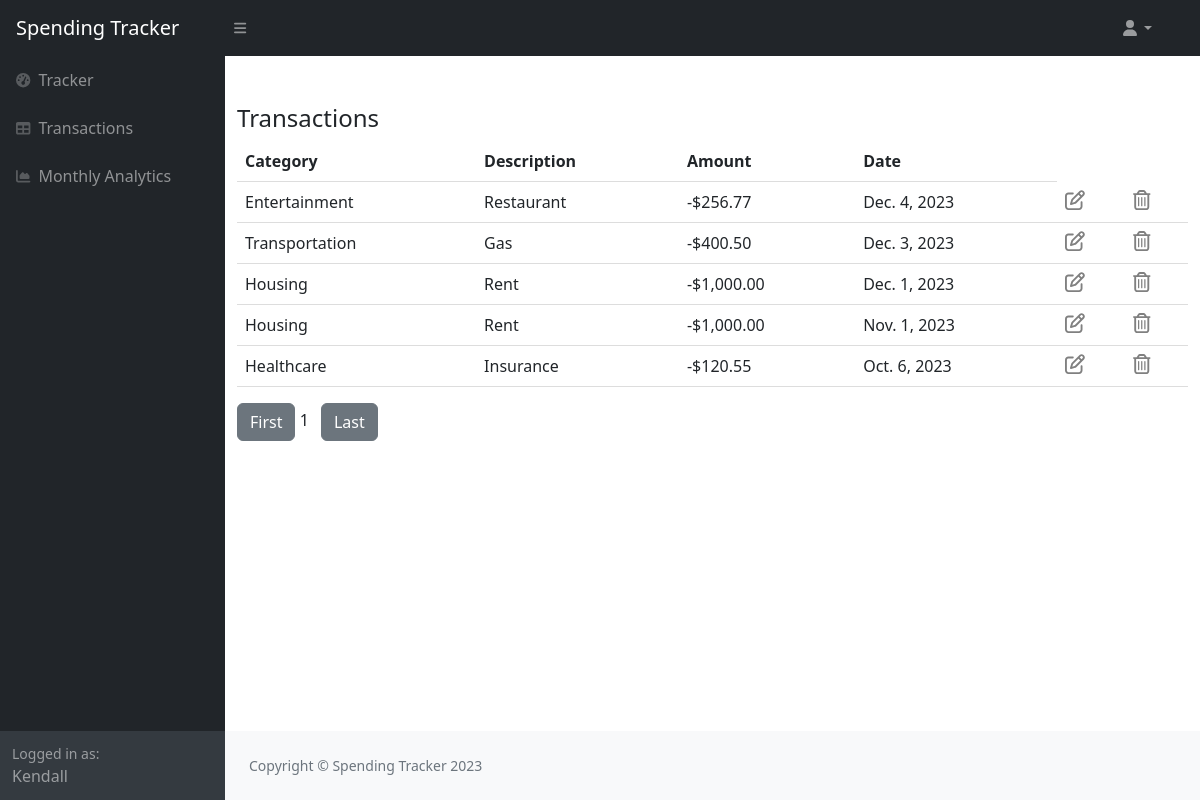
Page /history/ (signed in) on the committed database.
### transactions/models.py (models this page shows, shortened)
class Spending(models.Model):
    customer = models.ForeignKey(User, on_delete=models.CASCADE)
    category = models.ForeignKey(Category, on_delete=models.CASCADE)
    description = models.CharField(max_length=155)
    amount = models.DecimalField(max_digits=6, decimal_places=2)
    date = models.DateField()
    def get_absolute_url(self):
        return reverse("transaction-update", kwargs={"transaction_id": self.id})

class Category(models.Model):
    title = models.CharField(max_length=55)
    def __str__(self):
        return self.title

### transactions/views.py (the view)
# urls.py: path('history/', history_view, name='history'),
@login_required
def history_view(request):
    queryset = Spending.objects.filter(customer=request.user).order_by('-date')
    paginated = Paginator(queryset, 12)      # initializes paginator
    page_number = request.GET.get('page')  # Get the requested page number from the URL(http://127.0.0.1:8000/?page=2)
    page = paginated.get_page(page_number)  # retrieves the specific page to render from the paginated variable
    context = {'page': page}
    return render(request, 'transactions/history.html', context)

### transactions/templates/transactions/history.html (shortened to what this page needs)
{% extends 'transactions/layout.html' %}
{% load static %}
{% load humanize %}
{% block content %}
<div class="container">
    {% if page %}
        <h4 class="pt-5">Transactions</h4>
        <table>
            <th>Category</th>
            <th>Description</th>
            <th>Amount</th>
            <th>Date</th>
            {% for instance in page %}
                  <tr>
                    <td>{{instance.category}}</td>
                    <td> {{instance.description}}</td>
                    <td>-${{instance.amount|intcomma}}</td>
                    <td>{{instance.date}}</td>
                    <td><a href="{{ instance.get_absolute_url }}"><i class='far fa-edit' style='font-size:20px; color:grey'></i>
                        </a></td>
                    <td><a href="{% url 'transaction-delete' instance.id %}"><i class='far fa-trash-alt' style='font-size:20px; color:grey'></i>
                        </a></td>
                  </tr>
            {% endfor %}
        </table>
        <div class="pt-3">
            <a href="?page=1" class="btn btn-secondary">First</a>
            {% for num in page.paginator.page_range %}
                {% if num == page.number %}
                    <span>{{ num }}</span>
                {% else %}
                    <a href="?page={{num}}" class="btn btn-secondary mx-2">
                     {{ num }}
                     </a>
                {% endif %}
            {% endfor %}
            <a href="?page={{page.paginator.num_pages}}" class="btn btn-secondary mx-2">
             Last
             </a>
        </div>
    {% else %}
        <h4 class="pt-4">Empty</h4>
        <p><a href="{% url 'choose-view' %}" class="btn btn-info" role="button">&oplus; Add Transaction
        </a></p>
    {% endif %}
</div>
{% endblock %}

### transactions/templates/transactions/layout.html (shortened to what this page needs)
{% load static %}
<!DOCTYPE html>
<html lang="en">
    <head>
        <link href="https://cdn.jsdelivr.net/npm/bootstrap@5.1.3/dist/css/bootstrap.min.css" rel="stylesheet">
        <link href="https://cdn.jsdelivr.net/npm/simple-datatables@7.1.2/dist/style.min.css" rel="stylesheet" />
        <link rel="stylesheet" type="text/css" href="{% static 'transactions/styles.css' %}">
    </head>
    <body class="sb-nav-fixed">
        <nav class="sb-topnav navbar navbar-expand navbar-dark bg-dark">
            <a class="navbar-brand ps-3" href="{% url 'transaction-list' %}">Spending Tracker</a>
            <button class="btn btn-link btn-sm order-1 order-lg-0 me-4 me-lg-0" id="sidebarToggle" href="#!"><i class="fas fa-bars"></i></button>
            <div class="d-none d-md-inline-block form-inline ms-auto me-0 me-md-3 my-2 my-md-0">
            <ul class="navbar-nav ms-auto ms-md-0 me-3 me-lg-4">
                <li class="nav-item dropdown">
                    <a class="nav-link dropdown-toggle" id="navbarDropdown" href="#" role="button" data-bs-toggle="dropdown" aria-expanded="false"><i class="fas fa-user fa-fw"></i></a>
                </li>
            </ul></div>
        </nav>
        <div id="layoutSidenav">
            <div id="layoutSidenav_nav">
                <nav class="sb-sidenav accordion sb-sidenav-dark" id="sidenavAccordion">
                    <div class="sb-sidenav-menu">
                        <div class="nav">
                            <a class="nav-link" href="{% url 'transaction-list' %}">
                                <div class="sb-nav-link-icon"><i class="fas fa-tachometer-alt"></i></div>
                                Tracker
                            </a>
                            <a class="nav-link" href="{% url 'history' %}">
                                <div class="sb-nav-link-icon"><i class="fas fa-table"></i></div>
                                Transactions
                            </a>
                            <a class="nav-link" href="{% url 'analytics' %}">
                                <div class="sb-nav-link-icon"><i class="fas fa-chart-area"></i></div>
                                Monthly Analytics
                            </a>
                        </div>
                    </div>
                    <div class="sb-sidenav-footer">
                        {% if user.is_authenticated %}
                        <div class="small">Logged in as:</div>
                        {{ request.user }}
                        {% endif %}
                    </div>
                </nav>
            </div>
            <div id="layoutSidenav_content">
                <main>
                    {% block content %}{% endblock %}
                </main>
            <footer class="py-4 bg-light mt-auto">
                <div class="container-fluid px-4">
                    <div class="d-flex align-items-center justify-content-between small">
                        <div class="text-muted">Copyright &copy; Spending Tracker 2023</div>
                    </div>
                </div>
            </footer>
            </div>
        </div>
    </body>
</html>

### transactions/templates/transactions/history.html (style rules this page uses)
table { border-collapse: collapse; width: 100%; }
th, td { padding: 8px; text-align: left; border-bottom: 1px solid #DDD; }

### rows in the picture
Spending: category "Entertainment", description "Restaurant", amount "256.77", date "Dec. 4, 2023"
Spending: category "Transportation", description "Gas", amount "400.50", date "Dec. 3, 2023"
Spending: category "Housing", description "Rent", amount "1,000.00", date "Dec. 1, 2023"
Spending: category "Housing", description "Rent", amount "1,000.00", date "Nov. 1, 2023"
Spending: category "Healthcare", description "Insurance", amount "120.55", date "Oct. 6, 2023"

### other values in the picture
{{ request.user }} "Kendall"
{{ num }} "1"
